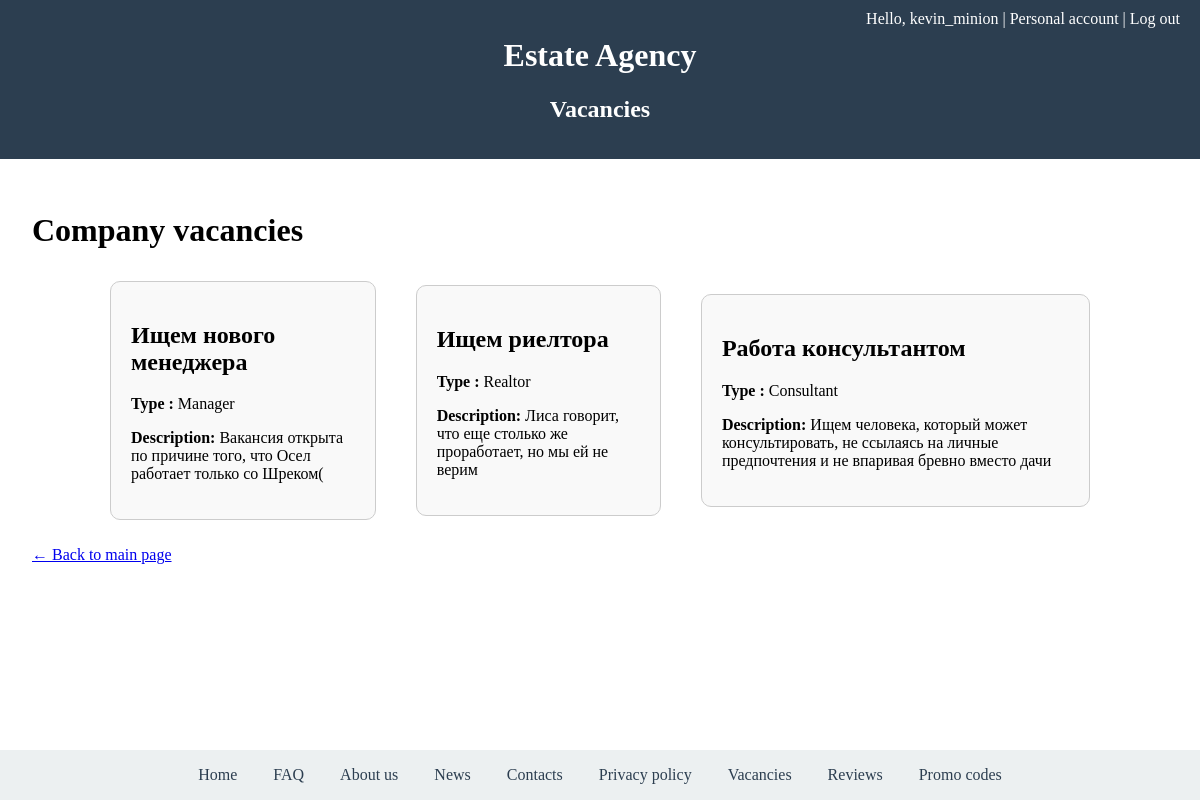
The app's page /vacancies/ (signed in) with its own data.
### site_manager/models.py (models this page shows, shortened)
class Vacancy(models.Model):
    title = models.CharField(max_length=60)
    description = models.TextField()
    work_type = models.ForeignKey(
        TypeOfWork,
        on_delete=models.SET_NULL,
        null=True,
        blank=True
    )
    class Meta:
        verbose_name="Vacancy"
        verbose_name_plural="Vacancies"

### estate_agency/models.py (models this page shows, shortened)
class TypeOfWork(models.Model):
    name = models.CharField(
        blank=False,
        null=False,
        max_length=30,
        verbose_name="Work type name",
        help_text="Вид работы",
    )
    description = models.TextField(
        blank=True,
        null=True,
        verbose_name="Work description",
        help_text="Описание работы",
    )

### site_manager/views.py (the view)
# urls.py: path('vacancies/', views.vacancies, name='vacancies'),
def vacancies(request):
    vacancies = Vacancy.objects.all()
    return render(request, 'site_manager/vacancy.html',
                  {"vacancies" : vacancies})

### site_manager/templates/site_manager/vacancy.html
{% extends "base.html" %}
{% block site_name %}Vacancies{% endblock %}
{% block content %}
    <h1>Company vacancies</h1>
    <div style="width: 1000px; margin: 0 auto; display: flex; align-items: flex-start; gap: 20px;">
        {% for vac in vacancies %}
        <div style="border: 1px solid #ccc; padding: 20px; border-radius: 10px;
             background-color: #f9f9f9; max-width: 800px; margin: 10px; align-self: center">
            <h2>{{vac.title}}</h2>
            <p><strong>Type : </strong>{{vac.work_type.name}}</p>
            <p><strong>Description: </strong>{{vac.description}}</p>
        </div>
        {% endfor %}
    </div>
<p><a href="{% url 'home' %}">← Back to main page</a></p>
{% endblock %}

### templates/base.html (shortened to what this page needs)
<!DOCTYPE html>
<html lang="en">
<head>
</head>
<body>
    <header>
        <div class="top-links" style="position: absolute; top: 10px; right: 20px; color: white">
            {% if user.is_authenticated %}
                <span>Hello, {{ user.username }} | </span>
                <span><a href="{% url 'profile' %}">Personal account | </a></span>
                <span><a href="{% url 'logout' %}">Log out</a></span>
            {% else %}
                <span><a href="{% url 'registration' %}">Register | </a></span>
                <span><a href="{% url 'login' %}">Log in | </a></span>
            {% endif %}
        </div>
        <h1>Estate Agency</h1>
        <h2>{% block site_name %}{% endblock %}</h2>
    </header>
    <main>
        {% block content %}
        {% endblock %}
    </main>
    <footer>
        <div>
            <a href="{% url 'home' %}">Home</a>
            <a href="{% url 'faq' %}">FAQ</a>
            <a href="{% url 'about' %}">About us</a>
            <a href="{% url 'news' %}">News</a>
            <a href="{% url 'contacts' %}">Contacts</a>
            <a href="{% url 'privacy_policy' %}">Privacy policy</a>
            <a href="{% url 'vacancies' %}">Vacancies</a>
            <a href="{% url 'reviews' %}">Reviews</a>
            <a href="{% url 'promocodes' %}">Promo codes</a>
        </div>
    </footer>
</body>
</html>

### templates/base.html (style rules this page uses)
body { margin: 0; font-family: Arial, sans-serif; display: flex; flex-direction: column; min-height: 100vh; }
header { font-family: "Comic Sans MS"; background-color: #2c3e50; color: white; padding: 1rem 2rem; text-align: center; }
main { font-family: "Candara"; flex: 1; padding: 2rem; }
footer { font-family: "Candara"; background-color: #ecf0f1; padding: 1rem 2rem; text-align: center; }
footer a { margin: 0 1rem; color: #2c3e50; text-decoration: none; }
.top-links a { color: white; text-decoration: none; }

### records on screen
Vacancy: title "Ищем нового менеджера", work_type.name "Manager", description "Вакансия открыта по причине того, что Осел работает только со Шреком("
Vacancy: title "Ищем риелтора", work_type.name "Realtor", description "Лиса говорит, что еще столько же проработает, но мы ей не верим"
Vacancy: title "Работа консультантом", work_type.name "Consultant", description "Ищем человека, который может консультировать, не ссылаясь на личные предпочтения и не впаривая бревно вместо дачи"

### other values on screen
{{ user.username }} "kevin_minion"
